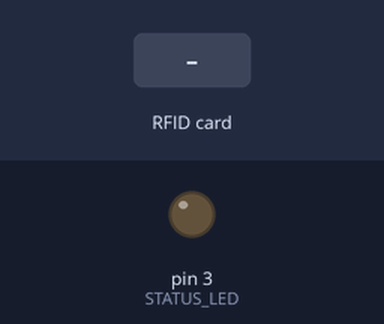
Recording of a sketch running on a simulated Arduino Uno, built with avr-gcc and run on an emulated ATmega328P. Shown: output pins drawn as LEDs (lit = HIGH). Inputs (shaded band) come from the test bench. The local clock reads 2024-03-15 10:24:30 at power-on unless the sketch sets it; storage starts empty; what the sketch prints to the serial monitor is not drawn.

Above: at 1.2 s.
1.3 s: RFID card 5E 7A 19 C4 held to the reader
Timing chart, 0 to 4.3 s (numbered marks = the images above; inputs shaded):
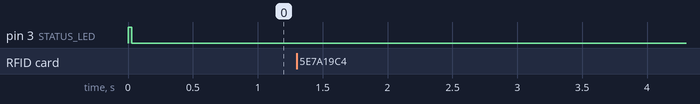

The sketch:

RFIDbee.ino
```cpp
// RFIDbee by William H. Grover - wgrover@engr.ucr.edu

#include <Wire.h>
#include <SPI.h>
#include <Adafruit_PN532.h>
#include "RTClib.h"
#include <SdFat.h>

#define STATUS_LED (3)   // was 3 in earlier version, keep it 7 for new version

const uint8_t sdChipSelect = 10;

SdFat sd;
SdFile file;

#define PN532_IRQ   (2)
#define PN532_RESET (3)  // Not connected by default on the NFC Shield
Adafruit_PN532 nfc(PN532_IRQ, PN532_RESET);

RTC_DS3231 rtc;

void array_to_string(byte array[], unsigned int len, char buffer[])
{
  for (unsigned int i = 0; i < len; i++)
  {
    byte nib1 = (array[i] >> 4) & 0x0F;
    byte nib2 = (array[i] >> 0) & 0x0F;
    buffer[i * 2 + 0] = nib1  < 0xA ? '0' + nib1  : 'A' + nib1  - 0xA;
    buffer[i * 2 + 1] = nib2  < 0xA ? '0' + nib2  : 'A' + nib2  - 0xA;
  }
  buffer[len * 2] = '\0';
}

void setup(void) {

  pinMode(STATUS_LED, OUTPUT);

  // Turn on Status LED to show that startup is underway:
  digitalWrite(STATUS_LED, HIGH);

  Serial.begin(9600);
  while (!Serial) delay(10);

  nfc.begin();

  if (! rtc.begin()) {
    Serial.println("Couldn't find RTC");
    Serial.flush();
    abort();
  }

  if (rtc.lostPower()) {
    Serial.println("Real-time clock needs to be set.");
    int year = 0;
    int month = 0;
    int day = 0;
    int hour = 0;
    int min = 0;
    int sec = 0;
    Serial.println("Set year in two digits, like 21 for 2021:");
    Serial.read();
    while (!Serial.available()) { delay(10); }
    year = Serial.parseInt();
    Serial.println("Set month in two digits 1-12:");
    Serial.read();
    while (!Serial.available()) { delay(10); }
    month = Serial.parseInt();
    Serial.println("Set day in two digits 1-31:");
    Serial.read();
    while (!Serial.available()) { delay(10); }
    day = Serial.parseInt();
    Serial.println("Set hour in two digits 0-23:");
    Serial.read();
    while (!Serial.available()) { delay(10); }
    hour = Serial.parseInt();
    Serial.println("Set minute in two digits 0-59:");
    Serial.read();
    while (!Serial.available()) { delay(10); }
    min = Serial.parseInt();
    Serial.println("Set second in two digits 0-59:");
    Serial.read();
    while (!Serial.available()) { delay(10); }
    sec = Serial.parseInt();
    rtc.adjust(DateTime(year, month, day, hour, min, sec));
    Serial.println("Time successfully set.");
  }

  uint32_t versiondata = nfc.getFirmwareVersion();
  if (! versiondata) {
    Serial.print("Didn't find PN53x board");
    while (1); // halt
  }

  nfc.SAMConfig();

  // Initialize the SD and create or open the data file for append.
  if (!sd.begin(sdChipSelect) || !file.open("LOGFILE.TXT", O_CREAT | O_WRITE | O_APPEND)) {
    // Replace this with somthing for your app.
    Serial.println(F("SD problem"));
    while(1);
  }

  // Record startup in log file and console:
  DateTime now = rtc.now();
  char t[20] = "";  // 19 characters + null terminator = 20
  sprintf(t, "%04d-%02d-%02d %02d:%02d:%02d\0", now.year(), now.month(), now.day(),
          now.hour(), now.minute(), now.second());
  Serial.print(t);
  Serial.println("\tStartup");
  file.print(t);
  file.print("\t");
  file.println("Startup");
  file.sync();

   // If we make it this far, startup is successful; turn off Status LED:
  digitalWrite(STATUS_LED, LOW);
}

void loop(void) {

  uint8_t success;
  uint8_t uid[] = { 0, 0, 0, 0, 0, 0, 0 };  // no need for null terminator here
  uint8_t uidLength;

  success = nfc.readPassiveTargetID(PN532_MIFARE_ISO14443A, uid, &uidLength);

  if (success) {

    digitalWrite(STATUS_LED, HIGH);

    DateTime now = rtc.now();
    char t[20] = "";  // 19 characters + null terminator = 20
    sprintf(t, "%04d-%02d-%02d %02d:%02d:%02d\0", now.year(), now.month(), now.day(),
            now.hour(), now.minute(), now.second());

    char id[15] = ""; // max 7 nibbles = 14 characters + null terminator = 15
    array_to_string(uid, uidLength, id);

    Serial.print(t);
    Serial.print("\t");
    Serial.println(id);

    file.print(t);
    file.print("\t");
    file.println(id);
    file.sync();

    digitalWrite(STATUS_LED, LOW);

  }
}
```
